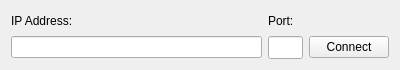
<?xml version="1.0" encoding="UTF-8"?>
<ui version="4.0">
 <class>guiApp</class>
 <widget class="QWidget" name="guiApp">
  <property name="geometry">
   <rect>
    <x>0</x>
    <y>0</y>
    <width>400</width>
    <height>70</height>
   </rect>
  </property>
  <property name="sizePolicy">
   <sizepolicy hsizetype="Fixed" vsizetype="Fixed">
    <horstretch>0</horstretch>
    <verstretch>0</verstretch>
   </sizepolicy>
  </property>
  <property name="minimumSize">
   <size>
    <width>400</width>
    <height>70</height>
   </size>
  </property>
  <property name="maximumSize">
   <size>
    <width>400</width>
    <height>70</height>
   </size>
  </property>
  <property name="windowTitle">
   <string>guiApp</string>
  </property>
  <layout class="QVBoxLayout" name="verticalLayout">
   <item>
    <layout class="QGridLayout" name="gridLayout">
     <item row="0" column="0">
      <widget class="QLabel" name="label">
       <property name="text">
        <string>IP Address:</string>
       </property>
      </widget>
     </item>
     <item row="0" column="1">
      <widget class="QLabel" name="label_2">
       <property name="text">
        <string>Port:</string>
       </property>
      </widget>
     </item>
     <item row="1" column="2">
      <widget class="QPushButton" name="pushButton">
       <property name="text">
        <string>Connect</string>
       </property>
      </widget>
     </item>
     <item row="1" column="1">
      <widget class="QLineEdit" name="lineEdit_2">
       <property name="enabled">
        <bool>true</bool>
       </property>
       <property name="sizePolicy">
        <sizepolicy hsizetype="Maximum" vsizetype="Minimum">
         <horstretch>0</horstretch>
         <verstretch>0</verstretch>
        </sizepolicy>
       </property>
       <property name="minimumSize">
        <size>
         <width>35</width>
         <height>23</height>
        </size>
       </property>
       <property name="maximumSize">
        <size>
         <width>35</width>
         <height>23</height>
        </size>
       </property>
      </widget>
     </item>
     <item row="1" column="0">
      <widget class="QLineEdit" name="lineEdit"/>
     </item>
    </layout>
   </item>
  </layout>
 </widget>
 <layoutdefault spacing="6" margin="11"/>
 <resources/>
 <connections/>
</ui>
